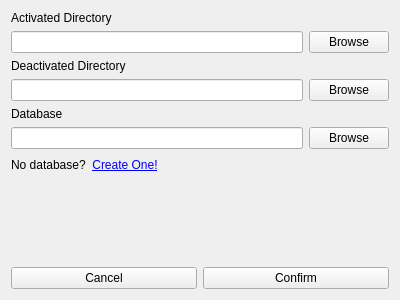
<?xml version="1.0" encoding="UTF-8"?>
<ui version="4.0">
 <class>Open</class>
 <widget class="QWidget" name="Open">
  <property name="geometry">
   <rect>
    <x>0</x>
    <y>0</y>
    <width>400</width>
    <height>300</height>
   </rect>
  </property>
  <property name="minimumSize">
   <size>
    <width>0</width>
    <height>0</height>
   </size>
  </property>
  <property name="windowTitle">
   <string>Open</string>
  </property>
  <layout class="QVBoxLayout" name="verticalLayout_2">
   <item>
    <widget class="QLabel" name="label_3">
     <property name="toolTip">
      <string>Select the activated keyfile directory</string>
     </property>
     <property name="text">
      <string>Activated Directory</string>
     </property>
    </widget>
   </item>
   <item>
    <layout class="QHBoxLayout" name="horizontalLayout_2">
     <item>
      <widget class="QLineEdit" name="acLineEdit">
       <property name="toolTip">
        <string>Path to activated keyfile directory</string>
       </property>
      </widget>
     </item>
     <item>
      <widget class="QPushButton" name="acBrowseButton">
       <property name="toolTip">
        <string>Browse for activated directory</string>
       </property>
       <property name="text">
        <string>Browse</string>
       </property>
      </widget>
     </item>
    </layout>
   </item>
   <item>
    <widget class="QLabel" name="label_2">
     <property name="toolTip">
      <string>Select the deactivated keyfile directory</string>
     </property>
     <property name="text">
      <string>Deactivated Directory</string>
     </property>
    </widget>
   </item>
   <item>
    <layout class="QHBoxLayout" name="horizontalLayout_3">
     <item>
      <widget class="QLineEdit" name="deacLineEdit">
       <property name="toolTip">
        <string>Path to deactivated keyfile directory</string>
       </property>
      </widget>
     </item>
     <item>
      <widget class="QPushButton" name="deacBrowseButton">
       <property name="toolTip">
        <string>Browse for deactivated directory</string>
       </property>
       <property name="text">
        <string>Browse</string>
       </property>
      </widget>
     </item>
    </layout>
   </item>
   <item>
    <widget class="QLabel" name="label">
     <property name="toolTip">
      <string>Select the database file</string>
     </property>
     <property name="text">
      <string>Database</string>
     </property>
    </widget>
   </item>
   <item>
    <layout class="QHBoxLayout" name="horizontalLayout">
     <property name="topMargin">
      <number>0</number>
     </property>
     <item>
      <widget class="QLineEdit" name="dbLineEdit">
       <property name="toolTip">
        <string>Path to database file</string>
       </property>
      </widget>
     </item>
     <item>
      <widget class="QPushButton" name="dbBrowseButton">
       <property name="toolTip">
        <string>Browse for database file</string>
       </property>
       <property name="text">
        <string>Browse</string>
       </property>
      </widget>
     </item>
    </layout>
   </item>
   <item>
    <layout class="QHBoxLayout" name="horizontalLayout_5">
     <property name="bottomMargin">
      <number>50</number>
     </property>
     <item>
      <widget class="QLabel" name="label_4">
       <property name="text">
        <string>No database?</string>
       </property>
      </widget>
     </item>
     <item>
      <widget class="QPushButton" name="createOneButton">
       <property name="styleSheet">
        <string notr="true">QPushButton {
    color: blue;
    border: none;
    background: none;
    text-decoration: underline;
}

QPushButton:hover {
    color: darkblue;
}
</string>
       </property>
       <property name="text">
        <string>Create One!</string>
       </property>
      </widget>
     </item>
     <item>
      <spacer name="horizontalSpacer">
       <property name="orientation">
        <enum>Qt::Orientation::Horizontal</enum>
       </property>
       <property name="sizeHint" stdset="0">
        <size>
         <width>40</width>
         <height>20</height>
        </size>
       </property>
      </spacer>
     </item>
    </layout>
   </item>
   <item>
    <spacer name="verticalSpacer">
     <property name="orientation">
      <enum>Qt::Orientation::Vertical</enum>
     </property>
     <property name="sizeHint" stdset="0">
      <size>
       <width>20</width>
       <height>40</height>
      </size>
     </property>
    </spacer>
   </item>
   <item>
    <layout class="QHBoxLayout" name="horizontalLayout_4">
     <item>
      <widget class="QPushButton" name="cancelButton">
       <property name="toolTip">
        <string>Cancel and Close</string>
       </property>
       <property name="text">
        <string>Cancel</string>
       </property>
      </widget>
     </item>
     <item>
      <widget class="QPushButton" name="confirmButton">
       <property name="minimumSize">
        <size>
         <width>0</width>
         <height>0</height>
        </size>
       </property>
       <property name="toolTip">
        <string>Confirm your selections</string>
       </property>
       <property name="text">
        <string>Confirm</string>
       </property>
      </widget>
     </item>
    </layout>
   </item>
  </layout>
 </widget>
 <resources/>
 <connections/>
</ui>
